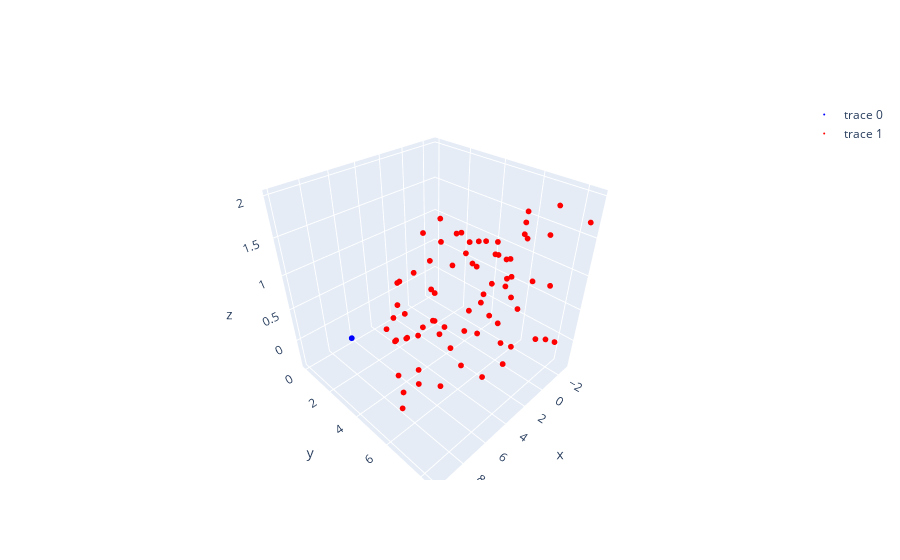

The notebook cell this image was saved under:
### Code cell
index = 34

pose = vo.get_trajectory()['poses'][index]
map = vo.get_trajectory()['world_points'][index]
points = map['points']
C = camera.get_camera_transform()
points_hom = np.hstack((points, np.ones((len(points), 1))))
points_hom = np.dot(C, points_hom.T).T
points = points_hom[:, :3]
appearances = map['appearances']
set_1 = {'points': points, 'appearances': appearances}
set_2 = {'points': [], 'appearances': []}
world = data.get_world()
for i in range(len(world)):
    landmark_position = world[i]['landmark_position']
    landmark_appearances = world[i]['landmark_appearance']
    set_2['points'].append(landmark_position)
    set_2['appearances'].append(landmark_appearances)
matches = vo.data_association(set_1, set_2)
map_points = matches['points_1']
world_points = matches['points_2']
fig = go.Figure()
x_coords = [point[0]*0.208 for point in map_points]
y_coords = [point[1]*0.208 for point in map_points]
z_coords = [point[2]*0.208 for point in map_points]
fig.add_trace(go.Scatter3d(x=x_coords, y=y_coords, z=z_coords, mode='markers', marker=dict(size=2, color='blue')))
x_coords = [point[0] for point in world_points]
y_coords = [point[1] for point in world_points]
z_coords = [point[2] for point in world_points]
fig.add_trace(go.Scatter3d(x=x_coords, y=y_coords, z=z_coords, mode='markers', marker=dict(size=2, color='red')))
fig.show()
